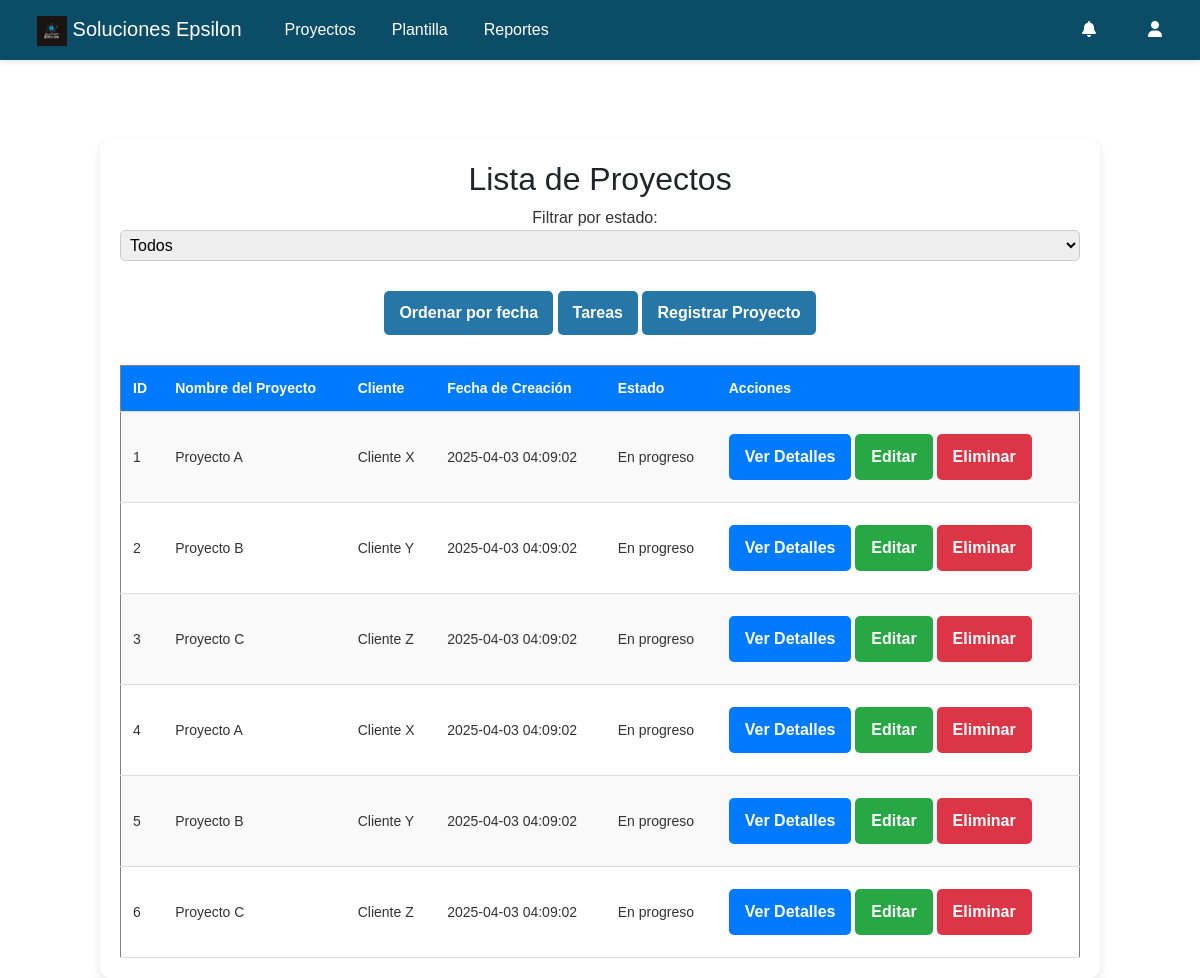
The app's page /Proyecto_Gestion_Proyectos_SolucionesEpsilon/Proyecto_Gestion_Proyectos/listar_proyectos.php with its own data.
### tables this page shows
CREATE TABLE `proyectos` (
    `id` INT AUTO_INCREMENT PRIMARY KEY,
    `nombre` VARCHAR(255) NOT NULL,
    `cliente` VARCHAR(255) NOT NULL,
    `fecha_creacion` TIMESTAMP DEFAULT CURRENT_TIMESTAMP,
    `estado` ENUM('En progreso', 'En revisión', 'Finalizado', 'Inactivo') NOT NULL DEFAULT 'En progreso'
);

### Proyecto_Gestion_Proyectos_SolucionesEpsilon/Proyecto_Gestion_Proyectos/listar_proyectos.php (the view, shortened to what this page needs)
<?php
include 'Plantilla.php';
try {
    $pdo = new PDO("mysql:host=$db_host;dbname=$db_name", $db_user, $db_pass);
    $pdo->setAttribute(PDO::ATTR_ERRMODE, PDO::ERRMODE_EXCEPTION);
} catch (PDOException $e) {
    die("Error de conexión a la base de datos: " . $e->getMessage());
}
$sql = "SELECT * FROM proyectos";
$params = [];
$stmt = $pdo->prepare($sql);
$stmt->execute($params);
$proyectos = $stmt->fetchAll(PDO::FETCH_ASSOC);
?>
<!DOCTYPE html>
<html lang="es">
<head>
    <link rel="stylesheet" href="../CSS/estilos.css">
</head>
<body>
<?php MostrarNavbar(); ?>
<div class="form-container">
    <h2>Lista de Proyectos</h2>
    <form method="GET" action="<?= BASE_URL ?>listar_proyectos.php"">
        <label for="filtro_estado">Filtrar por estado:</label>
        <select name="filtro_estado" onchange="this.form.submit()">
            <option value="">Todos</option>
        </select>
    </form>
    <a href="?ordenar=fecha" class="btn2">Ordenar por fecha</a>
    <a href="board.php" class="btn2">Tareas</a>
    <a href="proyectos.php" class="btn2">Registrar Proyecto</a>
    <table border="1">
        <tr>
            <th>ID</th>
            <th>Nombre del Proyecto</th>
            <th>Cliente</th>
            <th>Fecha de Creación</th>
            <th>Estado</th>
            <th>Acciones</th>
        </tr>
        <?php foreach ($proyectos as $proyecto): ?>
            <tr>
                <td><?= htmlspecialchars($proyecto['id']); ?></td>
                <td><?= htmlspecialchars($proyecto['nombre']); ?></td>
                <td><?= htmlspecialchars($proyecto['cliente']); ?></td>
                <td><?= htmlspecialchars($proyecto['fecha_creacion']); ?></td>
                <td><?= htmlspecialchars($proyecto['estado']); ?></td>
                <td>
                    <a href="ver_proyecto.php?id=<?= $proyecto['id']; ?>" class="btn">Ver Detalles</a>
                    <a href="editar_proyecto.php?id=<?= $proyecto['id']; ?>" class="btn">Editar</a>
                    <a href="javascript:void(0);" class="btn" onclick="confirmarEliminar(<?= $proyecto['id']; ?>);">Eliminar</a>
                </td>
            </tr>
        <?php endforeach; ?>
    </table>
</div>
</body>
</html>

### Proyecto_Gestion_Proyectos_SolucionesEpsilon/Proyecto_Gestion_Proyectos/plantilla.php (shortened to what this page needs)
<?php
function MostrarNavbar()
{
    ?>
    <head>
        <link rel="stylesheet" href="../CSS/estilos.css">
        <link href="https://cdn.jsdelivr.net/npm/bootstrap@5.3.3/dist/css/bootstrap.min.css" rel="stylesheet">
    </head>
    <nav class="navbar navbar-expand-lg navbar-dark py-2">
        <div class="container-fluid">
            <a href="<?= BASE_URL ?>index.php" class="navbar-brand">
            <img src="<?= IMG_URL ?>Logo_SE.png" alt="Logo" width="30" height="30">
                Soluciones Epsilon
            </a>
            <div class="collapse navbar-collapse justify-content-between" id="navbarCollapse">
                <ul class="navbar-nav">
                    <li class="nav-item"><a class="nav-link" href="<?= BASE_URL ?>listar_proyectos.php">Proyectos</a></li>
                    <li class="nav-item"><a class="nav-link" href="<?= BASE_URL ?>plantillas/main.php">Plantilla</a></li>
                    <li class="nav-item"><a class="nav-link" href="<?= BASE_URL ?>reportes.php">Reportes</a></li>
                </ul>
                <ul class="navbar-nav d-flex flex-row">
                    <li class="nav-item px-2">
                        <a class="nav-link" href="#"><i class="fa-solid fa-bell"></i></a>
                    </li>
                    <li class="nav-item dropdown px-2">
                        <a class="nav-link" href="#" id="userDropdown" role="button" data-bs-toggle="dropdown">
                            <i class="fa-solid fa-user"></i>
                        </a>
                    </li>
                </ul>
            </div>
        </div>
    </nav>
    <?php
    $output = ob_get_clean();
    echo $output;
}
?>

### Proyecto_Gestion_Proyectos_SolucionesEpsilon/CSS/estilos.css (style rules this page uses)
.form-container { background-color: rgba(255, 255, 255, 0.9); border-radius: 10px; box-shadow: 0 4px 20px rgba(0, 0, 0, 0.1); padding: 20px; width: 300px; text-align: center; }
input[type="text"], input[type="email"], input[type="password"], input[type="date"], select { width: 100%; padding: 10px; margin-bottom: 15px; border: 1px solid #CFD0D0; border-radius: 5px; }
* { margin: 0; padding: 0; box-sizing: border-box; font-family: 'Arial', sans-serif; }
body { background-color: #f4f4f4; display: flex; flex-direction: column; align-items: center; justify-content: flex-start; min-height: 100vh; padding-top: 0; }
.navbar { width: 100%; height: 60px; background: #0B4C66; display: flex; align-items: center; padding: 0 20px; position: fixed; top: 0; left: 0; z-index: 1000; box-shadow: 0 2px 5px rgba(0, 0, 0, 0.1); }
.navbar a { color: white; text-decoration: none; padding: 10px 15px; margin: 0 10px; }
.form-container { background: #fff; padding: 20px; border-radius: 10px; box-shadow: 0px 4px 10px rgba(0, 0, 0, 0.1); max-width: 500px; width: 100%; text-align: center; margin-top: 80px; }
h2 { margin-bottom: 15px; color: #333; }
.btn { display: inline-block; padding: 10px 15px; margin: 10px 5px; border-radius: 5px; text-decoration: none; font-weight: bold; transition: 0.3s; }
.btn:nth-child(1) { background-color: #007bff; color: white; }
.btn:nth-child(2) { background-color: #28a745; color: white; }
.btn:nth-child(3) { background-color: #dc3545; color: white; }
body { background-color: #f4f4f4; display: flex; flex-direction: column; align-items: center; justify-content: flex-start; min-height: 100vh; }
.form-container { background: #fff; padding: 20px; border-radius: 10px; box-shadow: 0px 4px 10px rgba(0, 0, 0, 0.1); max-width: 1000px; width: 100%; text-align: center; margin-top: 80px; }
h2 { margin-bottom: 20px; color: #333; }
form label { font-size: 16px; margin-right: 10px; color: #333; }
form select { padding: 5px; font-size: 16px; margin-bottom: 20px; border: 1px solid #ccc; border-radius: 5px; }
table { width: 100%; border-collapse: collapse; margin-top: 20px; font-size: 14px; color: #333; }
table th, table td { padding: 12px; text-align: left; border-bottom: 1px solid #ddd; }
table th { background-color: #007bff; color: white; }
table tr:nth-child(even) { background-color: #f9f9f9; }
table td a { padding: 8px 12px; text-decoration: none; border-radius: 5px; background-color: #35addc; color: white; font-weight: bold; margin-right: 5px; }
table td a.btn { background-color: #007bff; }
a.btn { display: inline-block; padding: 10px 15px; margin: 10px 0; text-decoration: none; background-color: #007bff; color: white; border-radius: 5px; font-weight: bold; }
.btn2 { display: inline-block; padding: 10px 15px; margin: 10px 0; text-decoration: none; background-color: #2677a7; color: white; border-radius: 5px; font-weight: bold; }

### records on screen
proyectos: id "1", nombre "Proyecto A", cliente "Cliente X", fecha_creacion "2025-04-03 04:09:02", estado "En progreso"
proyectos: id "2", nombre "Proyecto B", cliente "Cliente Y", fecha_creacion "2025-04-03 04:09:02", estado "En progreso"
proyectos: id "3", nombre "Proyecto C", cliente "Cliente Z", fecha_creacion "2025-04-03 04:09:02", estado "En progreso"
proyectos: id "4", nombre "Proyecto A", cliente "Cliente X", fecha_creacion "2025-04-03 04:09:02", estado "En progreso"
proyectos: id "5", nombre "Proyecto B", cliente "Cliente Y", fecha_creacion "2025-04-03 04:09:02", estado "En progreso"
proyectos: id "6", nombre "Proyecto C", cliente "Cliente Z", fecha_creacion "2025-04-03 04:09:02", estado "En progreso"
